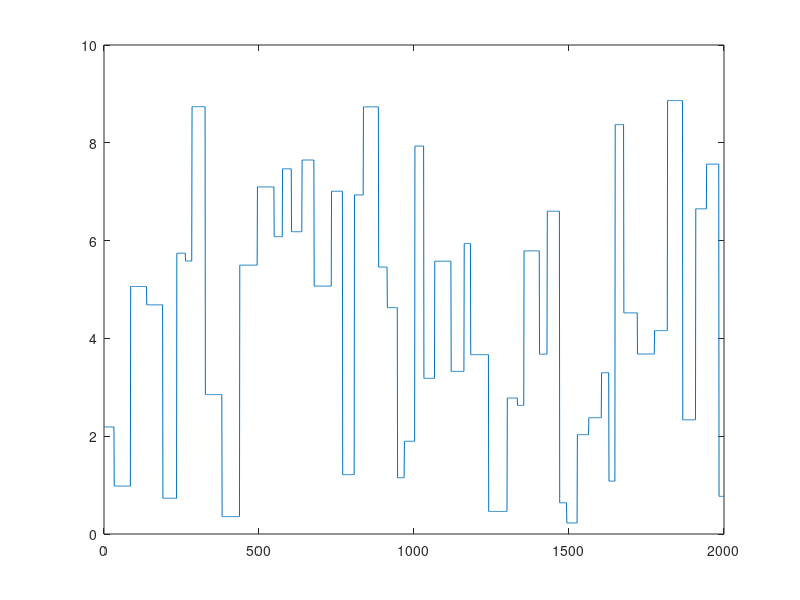

Recreate this plot in MATLAB.
Ts=0.5;   %chu ky lay mau
N=2000;   %so mau du lieu
Umin = 0;
Umax = 9;
PWmin = 20;
PWmax = 60;
k1=1;
k2=1;
uu = zeros(1,N);
while k2 < N
    PW = PWmin + round(rand*(PWmax-PWmin));
    k2 = k1 + PW;
    if k2 > N
        k2 = N;
    end
    uu(k1:k2) = Umin + rand*(Umax-Umin);
    k1 = k2;
end
t = (1:N)*Ts;
plot(uu)
sig = [t;uu];
save SingleTank_Input sig
